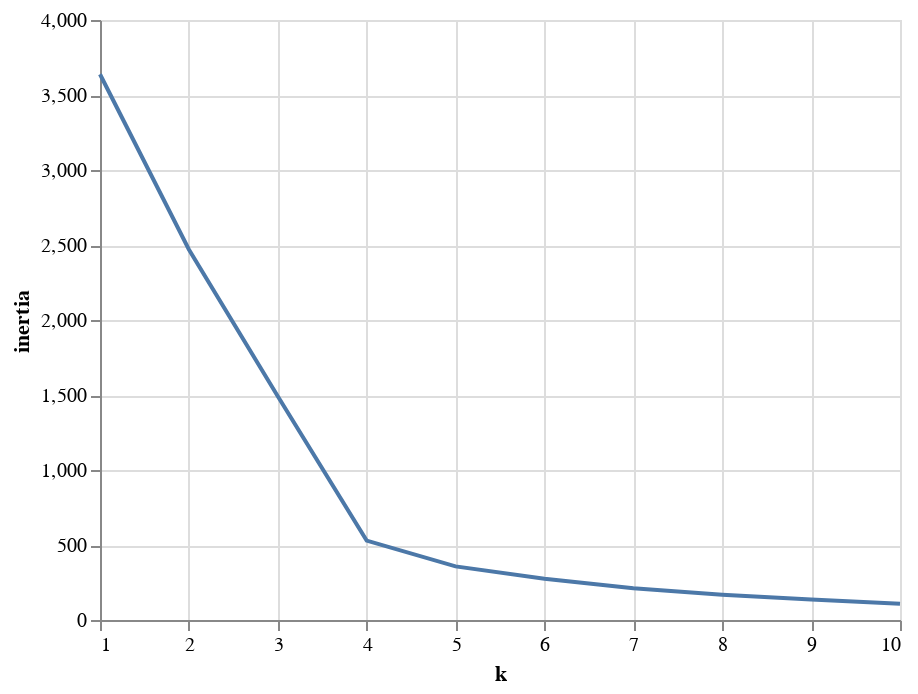

The notebook cell this image was saved under:
### Markdown cell above
### Clustering Crytocurrencies Using K-Means

#### Find the Best Value for `k` Using the Elbow Curve

### Code cell
inertia = []
k = list(range(1, 11))

# Calculate the inertia for the range of k values
for i in k:
    km = KMeans(n_clusters=i, random_state=0)
    km.fit(pcs_df)
    inertia.append(km.inertia_)

# Create the Elbow Curve using hvPlot
elbow_data = {"k": k, "inertia": inertia}
df_elbow = pd.DataFrame(elbow_data)
alt.Chart(df_elbow).mark_line().encode(x="k", y="inertia")

### Figure 1 — Vega-Lite specification as saved in the notebook (floating-point values rounded to 4 significant figures)
{"config": {"view": {"continuousWidth": 400, "continuousHeight": 300}}, "data": {"name": "data-375d09a8942f32629e328fb17b731289"}, "mark": "line", "encoding": {"x": {"type": "quantitative", "field": "k"}, "y": {"type": "quantitative", "field": "inertia"}}, "$schema": "https://vega.github.io/schema/vega-lite/v4.8.1.json", "datasets": {"data-375d09a8942f32629e328fb17b731289": [{"k": 1, "inertia": 3638.0}, {"k": 2, "inertia": 2471.0}, {"k": 3, "inertia": 1491.0}, {"k": 4, "inertia": 529.0}, {"k": 5, "inertia": 357.5}, {"k": 6, "inertia": 275.5}, {"k": 7, "inertia": 212.4}, {"k": 8, "inertia": 168.9}, {"k": 9, "inertia": 137.5}, {"k": 10, "inertia": 108.9}]}}
